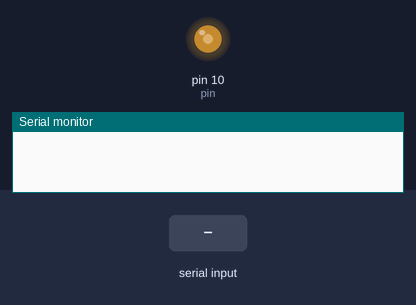
Recording of a sketch running on a simulated Arduino Uno, built with avr-gcc and run on an emulated ATmega328P. Parts: output pins drawn as LEDs (lit = HIGH), the last lines printed to the serial monitor. Inputs (shaded band) come from the test bench.

Above: at 1.2 s.
1.3 s: "v,45\n" received over Serial
At 3.5 s:
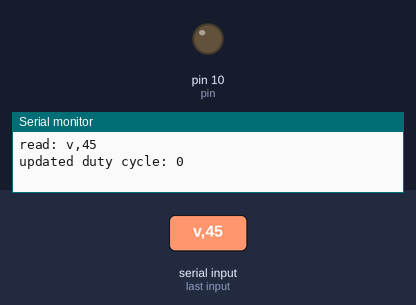
3.8 s: "v90\n" received over Serial
At 5.4 s:
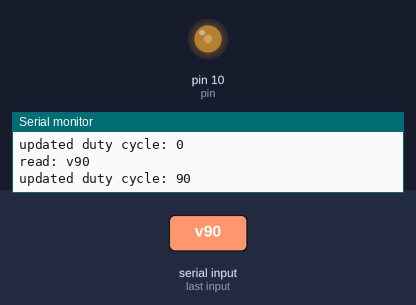
6.3 s: "v" received over Serial
At 8.3 s:
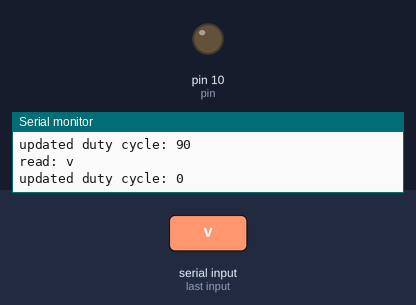
Timing chart, 0 to 9.8 s (numbered marks = the images above; inputs shaded):
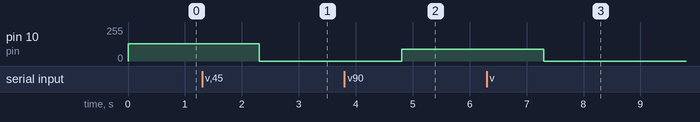

The sketch:

pwm_set.ino
```cpp
unsigned int pin = 10;
unsigned int duty_cycle = 128;

String read_string;

void setup() {
  // put your setup code here, to run once:
  pinMode(pin, OUTPUT);
  analogWrite(pin, duty_cycle);
  Serial.begin(9600);
}

void loop() {
  // put your main code here, to run repeatedly:
  if(Serial.available()) {
    read_string = Serial.readString();
    read_string.trim();
    Serial.println(String("read: ") + read_string);

    parse_input(read_string);
  }
}

inline void parse_input(String read_string) {
  unsigned long read_value = 0;
  if(read_string.startsWith("v")) {
    read_value = read_string.substring(1).toInt();

    if(read_value <= 255 && read_value >= 0) {
      duty_cycle = read_value;
      analogWrite(pin, duty_cycle);
      Serial.println(String("updated duty cycle: ") + String(duty_cycle));
    }
  }
}
```

Measured:
- after the input at 1.3 s, pin 10 (pin): 128/255 → 0/255 after 1.0 s
- after the input at 3.8 s, pin 10 (pin): 0/255 → 90/255 after 1.0 s
- after the input at 6.3 s, pin 10 (pin): 90/255 → 0/255 after 1.0 s
